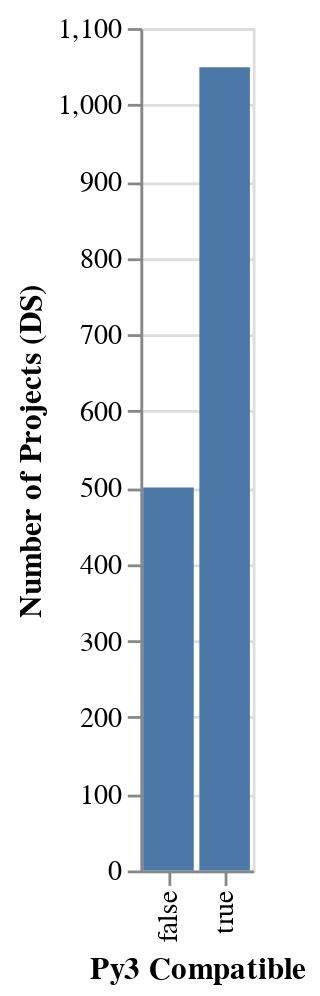

Here is the notebook cell this chart was saved with:
### Code cell
chart = alt.Chart(ds_version_tab).mark_bar().encode(
    alt.X("select", title="Py3 Compatible"),
    y=alt.Y('count()', title="Number of Projects (DS)")
)
chart

### Figure 1 — Vega-Lite specification as saved in the notebook (floating-point values rounded to 4 significant figures; data arrays with more than 128 entries replaced by an {"elided": "..."} marker saying what was removed)
{"config": {"view": {"continuousWidth": 400, "continuousHeight": 300}}, "data": {"name": "data-ea34f23872bb2f1890f59d66f0f980a1"}, "mark": "bar", "encoding": {"x": {"type": "nominal", "field": "select", "title": "Py3 Compatible"}, "y": {"type": "quantitative", "aggregate": "count", "title": "Number of Projects (DS)"}}, "$schema": "https://vega.github.io/schema/vega-lite/v4.8.1.json", "datasets": {"data-ea34f23872bb2f1890f59d66f0f980a1": {"elided": "1549 records"}}}
